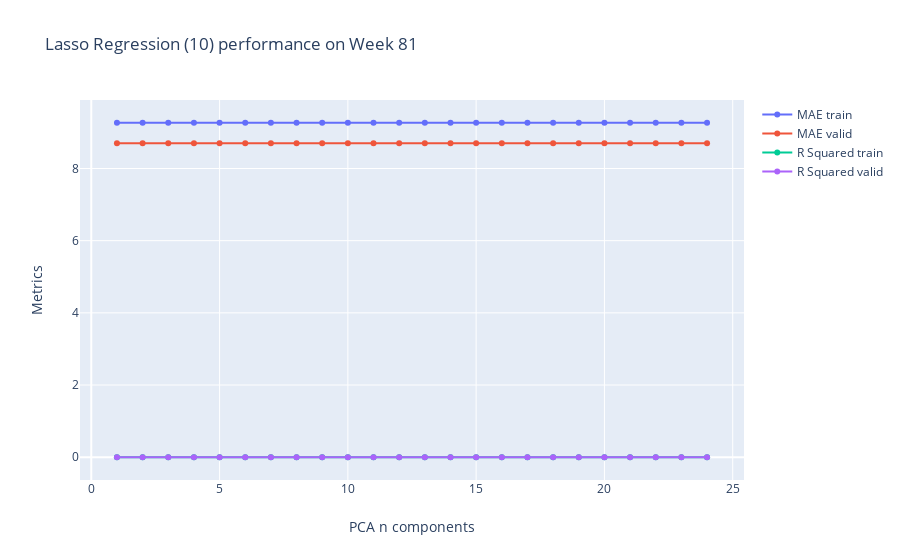

The notebook cell saved with this chart:
### Code cell
MAE_train = []
MAE_valid = []
R2_train = []
R2_valid = []
for i in range(1,len(train_X_s.columns)+1): 
    pca = PCA(n_components=i)

    reg = Lasso(10)
    reg.fit(pca.fit_transform(train_X_s),train_y_s)
    predict_train = reg.predict(pca.fit_transform(train_X_s))

    # Performance on Train 
    # scale back and see the result on the train set
    predict_train_sb = y_scaler.inverse_transform(predict_train)
    train_y_s_sb = y_scaler.inverse_transform(train_y_s)

    MAE_train.append(mean_absolute_error(train_y_s_sb,predict_train_sb))
    R2_train.append(r2_score(train_y_s_sb,predict_train_sb))

    # Performance on Test
    # scale back and see the result on the test set

    predict_valid_81 = reg.predict(pca.transform(test_X_s[test_X_s['reporting_date'] == test_X_s    ['reporting_date'].unique()[0]]))   
    predict_valid_81_sb = y_scaler.inverse_transform(predict_valid_81)
    real_valid_81 = test[test['reporting_date'] == test['reporting_date'].unique()[0]]['sales_quantity']

    MAE_valid.append(mean_absolute_error(real_valid_81,predict_valid_81_sb))
    R2_valid.append(r2_score(real_valid_81,predict_valid_81_sb))
    
fig = go.Figure()
fig.add_trace(go.Scatter(x=list(range(1,len(train_X_s.columns)+1)), 
                                   y=MAE_train, 
                                   #z=R2_train,
                                   mode='markers+lines',
                                   name='MAE train'))

fig.add_trace(go.Scatter(x=list(range(1,len(train_X_s.columns)+1)), 
                                   y=MAE_valid, 
                                   #z=R2_valid,
                                   mode='markers+lines',
                                   name='MAE valid'))

fig.add_trace(go.Scatter(x=list(range(1,len(train_X_s.columns)+1)), 
                                   y=R2_train, 
                                   #z=R2_valid,
                                   mode='markers+lines',
                                   name='R Squared train'))

fig.add_trace(go.Scatter(x=list(range(1,len(train_X_s.columns)+1)), 
                                   y=R2_valid, 
                                   #z=R2_valid,
                                   mode='markers+lines',
                                   name='R Squared valid'))
fig.update_layout(
    title="Lasso Regression (10) performance on Week 81",
    xaxis_title="PCA n components",
    yaxis_title="Metrics",
)
fig.show()

### Figure 1 — Plotly figure (JSON) as saved in the notebook; plotly's stock layout.template omitted (floating-point values rounded to 4 significant figures)
{"data": [{"mode": "markers+lines", "name": "MAE train", "type": "scatter", "x": [1, 2, 3, 4, 5, 6, 7, 8, 9, 10, 11, 12, 13, 14, 15, 16, 17, 18, 19, 20, 21, 22, 23, 24], "y": [9.268, 9.268, 9.268, 9.268, 9.268, 9.268, 9.268, 9.268, 9.268, 9.268, 9.268, 9.268, 9.268, 9.268, 9.268, 9.268, 9.268, 9.268, 9.268, 9.268, 9.268, 9.268, 9.268, 9.268]}, {"mode": "markers+lines", "name": "MAE valid", "type": "scatter", "x": [1, 2, 3, 4, 5, 6, 7, 8, 9, 10, 11, 12, 13, 14, 15, 16, 17, 18, 19, 20, 21, 22, 23, 24], "y": [8.699, 8.699, 8.699, 8.699, 8.699, 8.699, 8.699, 8.699, 8.699, 8.699, 8.699, 8.699, 8.699, 8.699, 8.699, 8.699, 8.699, 8.699, 8.699, 8.699, 8.699, 8.699, 8.699, 8.699]}, {"mode": "markers+lines", "name": "R Squared train", "type": "scatter", "x": [1, 2, 3, 4, 5, 6, 7, 8, 9, 10, 11, 12, 13, 14, 15, 16, 17, 18, 19, 20, 21, 22, 23, 24], "y": [0, 0, 0, 0, 0, 0, 0, 0, 0, 0, 0, 0, 0, 0, 0, 0, 0, 0, 0, 0, 0, 0, 0, 0]}, {"mode": "markers+lines", "name": "R Squared valid", "type": "scatter", "x": [1, 2, 3, 4, 5, 6, 7, 8, 9, 10, 11, 12, 13, 14, 15, 16, 17, 18, 19, 20, 21, 22, 23, 24], "y": [-0.001462, -0.001462, -0.001462, -0.001462, -0.001462, -0.001462, -0.001462, -0.001462, -0.001462, -0.001462, -0.001462, -0.001462, -0.001462, -0.001462, -0.001462, -0.001462, -0.001462, -0.001462, -0.001462, -0.001462, -0.001462, -0.001462, -0.001462, -0.001462]}], "layout": {"title": {"text": "Lasso Regression (10) performance on Week 81"}, "xaxis": {"title": {"text": "PCA n components"}}, "yaxis": {"title": {"text": "Metrics"}}}}
